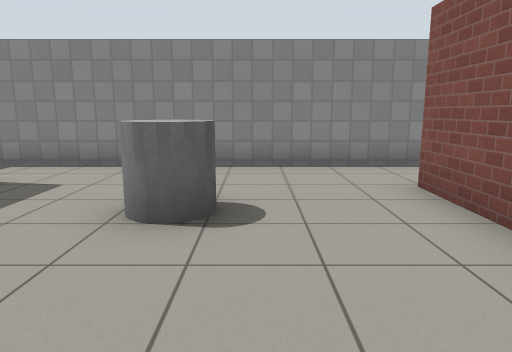
[1] (above)

12 first-person views from a walk through a Gazebo world. The camera is 1.1 m above the floor, tilts 10° down and sees 70° across. The floor is counted in squares, 1 m on a side. Each view is taken from the middle of a square. On the plan, view 1 faces up. The plan holds only what a view shows up to about 14 squares ahead; the rest is blank. Gazebo's built-in surfaces are drawn with simple patterns.

[2]
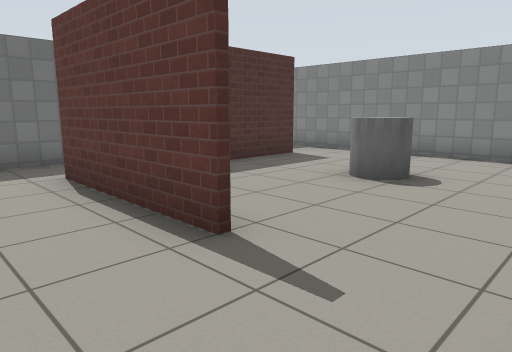

[3]
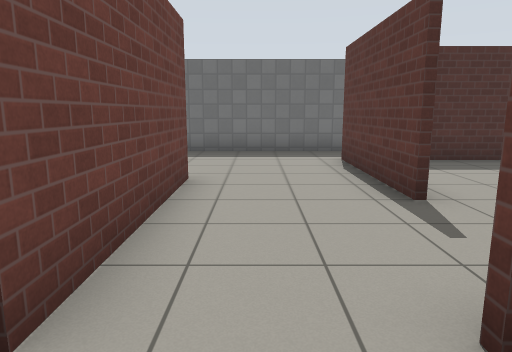

[4]
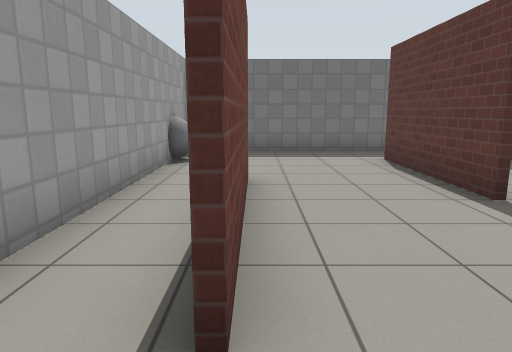

[5]
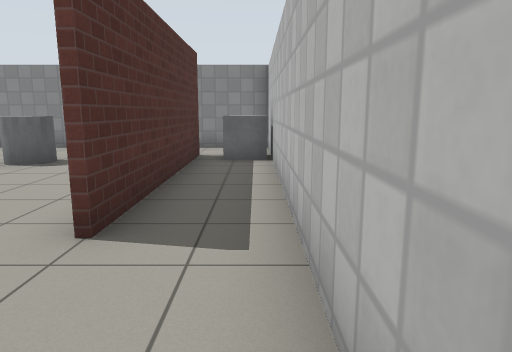

[6]
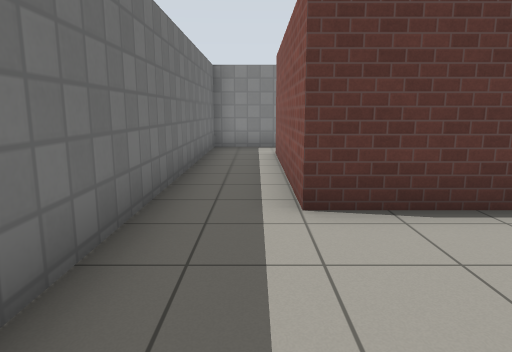

[7]
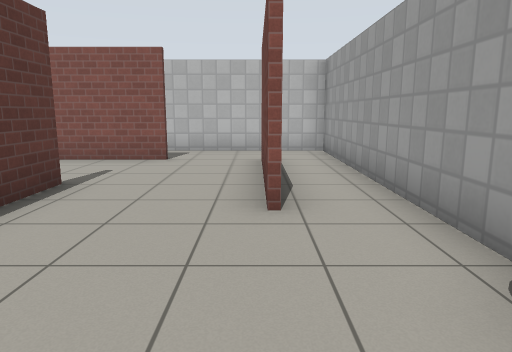

[8]
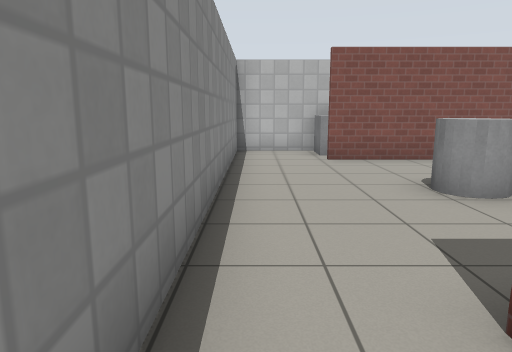

[9]
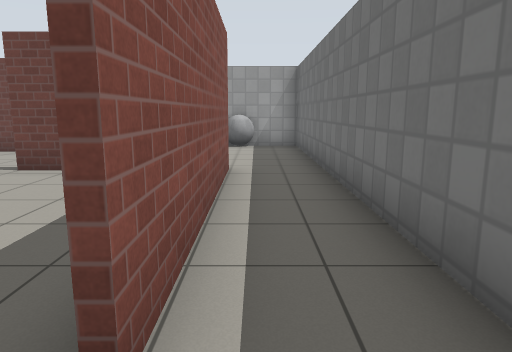

[10]
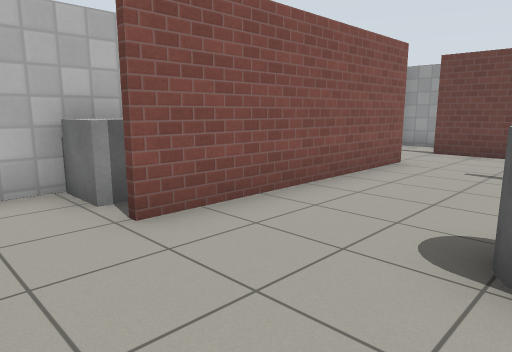

[11]
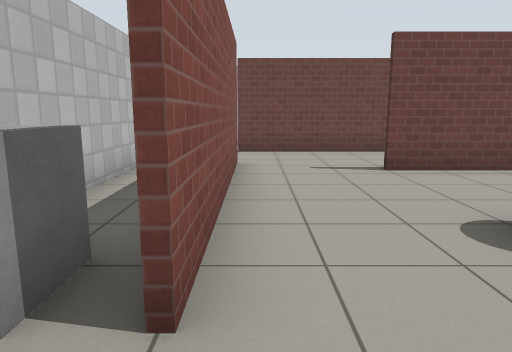

[12]
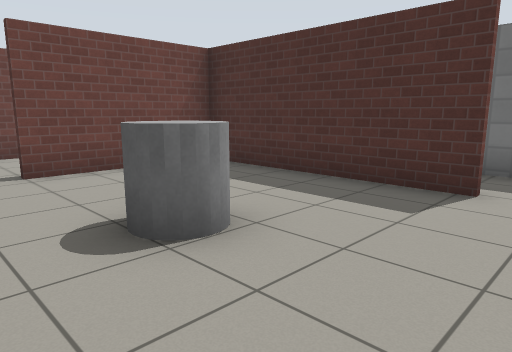

### Floor plan
Ten units are one square. View 1 is at (0, 0); x grows to the right and y downward. Boxes are objects, and circles mark ways between rooms. Rooms are numbered by the first view taken in them; rooms with no view inside come last. Other rooms are left out.
<svg viewBox="-68 -80 118 140">
<path fill="none" stroke="#000" d="M44 -45 44 -75 -36 -75M24 10 24 -46M-43 -58 -43 -1 -4 -1M-4 31 25 31M44 24 44 -45M26 -45 26 10M-21 31 -4 31M-4 0 -45 0 -45 -58M-36 -75 -63 -75 -63 49 44 49 44 24"/>
<rect x="-15" y="-45" width="10" height="10" fill="#bbb"><title>grey cylinder</title></rect>
<rect x="25" y="-55" width="20" height="10" fill="#bbb"><title>grey box</title></rect>
<rect x="-45" y="45" width="10" height="10" fill="#bbb"><title>grey ball</title></rect>
<circle cx="30" cy="20" r="3" fill="#2a7"/>
<circle cx="40" cy="-40" r="3" fill="#2a7"/>
<circle cx="-15" cy="15" r="3" fill="#2a7"/>
<circle cx="-40" cy="-65" r="3" fill="#2a7"/>
<circle cx="35" cy="30" r="3" fill="#2a7"/>
<text x="0" y="-30">1</text>
<text x="40" y="-10">2</text>
<text x="-30" y="10">3</text>
</svg>
Room 1 opens to room 2. Room 1 opens to room 3. Room 2 opens to room 3.

Where each view was taken, in squares from view 1:
view 1: 0 up, 0 right, facing up
view 2: 2 down, 2 right, facing up-left
view 3: 2 down, 4 right, facing left
view 4: 3 down, 4 right, facing left
view 5: 4 down, 4 right, facing up
view 6: 4 down, 5 left, facing up
view 7: 3 down, 6 left, facing right
view 8: 7 up, 6 left, facing right
view 9: 7 up, 5 left, facing down
view 10: 7 up, 1 left, facing down-right
view 11: 7 up, 2 right, facing down
view 12: 7 up, 1 right, facing down-left
